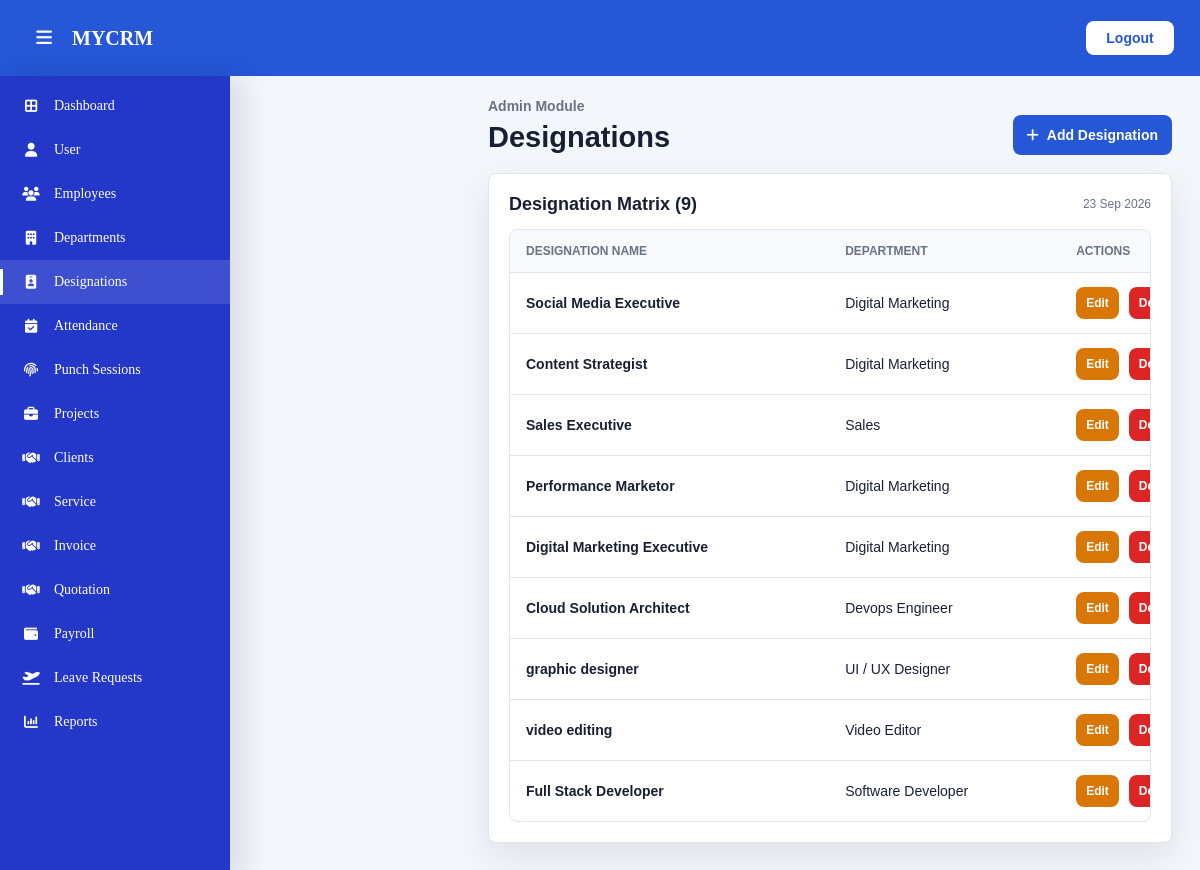
The page /dashboard/admin/designations/ (signed in) on the database its author committed.
### employees/models.py (models this page shows, shortened)
class Designation(models.Model):
    title      = models.CharField(max_length=100, unique=True)
    department = models.ForeignKey(
        Department,
        on_delete=models.SET_NULL,
        null=True, blank=True,
        related_name="designations"
    )
    created_at = models.DateTimeField(auto_now_add=True)

class Department(models.Model):
    name       = models.CharField(max_length=100, unique=True)
    created_at = models.DateTimeField(auto_now_add=True)

### dashboard/views.py (the view)
# urls.py: path("admin/designations/", designation_list, name="designation_list"),
@login_required
def designation_list(request):
    designations = Designation.objects.select_related('department').all().order_by('-created_at')
    search = request.GET.get('search', '')
    if search:
        designations = designations.filter(
            Q(title__icontains=search) |
            Q(department__name__icontains=search)
        )
    context = {
        'designations': designations,
        'departments': Department.objects.all().order_by('name'),
        'current_date': timezone.now().strftime('%d %b %Y'),
    }
    return render(request, "admin/designation.html", context)

### accounts/utils.py (called while the page is built)
def is_mobile_device(request):
    user_agent = request.META.get('HTTP_USER_AGENT', '').lower()
    mobile_keywords = [
        'android', 'iphone', 'ipad', 'ipod', 'blackberry',
        'windows phone', 'opera mini', 'mobile', 'webos',
        'iemobile', 'silk'
    ]
    for keyword in mobile_keywords:
        if keyword in user_agent:
            return True
    return False

### dashboard/templates/admin/designation.html (shortened to what this page needs)
{% extends "dashboard/admin_base.html" %}
{% load static %}
{% block extra_css %}
<link rel="stylesheet" href="{% static 'css/admin/designation.css' %}">
{% endblock %}
{% block content %}
<main class="mycrm-main">
    <section class="mycrm-content">
        <div class="mycrm-page-heading">
            <div>
                <p class="mycrm-eyebrow">Admin Module</p>
                <h1>Designations</h1>
            </div>
            <div class="mycrm-page-heading-actions">
                <button class="mycrm-btn" type="button" data-mycrm-add>
                    <i class="fa-solid fa-plus"></i>
                    Add Designation
                </button>
            </div>
        </div>
        <div class="mycrm-card">
            <div class="mycrm-card-header">
                <h2 id="designationTitle">Designation Matrix ({{ designations|length }})</h2>
                <span>{{ current_date }}</span>
            </div>
            <div class="mycrm-table-wrap">
                <table class="mycrm-table" data-mycrm-table>
                    <thead>
                        <tr>
                            <th>Designation Name</th>
                            <th>Department</th>
                            <th>Actions</th>
                        </tr>
                    </thead>
                    <tbody id="desigTableBody">
                        {% for desig in designations %}
                        <tr data-desig-id="{{ desig.id }}">
                            <td>
                                <strong class="desig-title">{{ desig.title }}</strong>
                            </td>
                            <td>
                                <span class="desig-dept">{{ desig.department.name|default:"-" }}</span>
                            </td>
                            <td>
                                <div class="mycrm-actions-row">
                                    <button
                                        class="mycrm-btn mycrm-btn-warning mycrm-btn-sm"
                                        type="button"
                                        data-mycrm-edit="{{ desig.id }}"
                                        data-desig-title="{{ desig.title }}"
                                        data-desig-dept="{{ desig.department_id|default:'' }}">
                                        Edit
                                    </button>
                                    <button
                                        class="mycrm-btn mycrm-btn-danger mycrm-btn-sm"
                                        type="button"
                                        data-mycrm-delete="{{ desig.id }}"
                                        data-desig-title="{{ desig.title }}">
                                        Delete
                                    </button>
                                </div>
                            </td>
                        </tr>
                        {% empty %}
                        <tr id="emptyRow">
                            <td colspan="3" style="text-align:center;padding:28px;color:#687385;">
                                No Designations Found
                            </td>
                        </tr>
                        {% endfor %}
                    </tbody>
                </table>
            </div>
        </div>
    </section>
</main>
{% endblock %}

### static/css/admin/layout.css (style rules this page uses)
.mycrm-admin .mycrm-main { min-height: 100vh; margin-left: var(--mycrm-sidebar-width); transition: margin-left 0.22s ease; }
.mycrm-admin .mycrm-content { padding: calc(var(--mycrm-topbar-height) + 22px) 28px 36px; }

### static/css/admin/designation.css (style rules this page uses)
.mycrm-admin .mycrm-topbar-left, .mycrm-admin .mycrm-topbar-actions, .mycrm-admin .mycrm-actions-row, .mycrm-admin .mycrm-page-heading-actions { display: flex; align-items: center; gap: 10px; }
.mycrm-admin .mycrm-main { min-height: 100vh; margin-left: var(--mycrm-sidebar-width); transition: margin-left 0.22s ease; }
.mycrm-admin .mycrm-content { padding: calc(var(--mycrm-topbar-height) + 22px) 28px 36px; }
.mycrm-admin .mycrm-page-heading { display: flex; align-items: flex-end; justify-content: space-between; gap: 18px; margin-bottom: 18px; }
.mycrm-admin .mycrm-eyebrow { margin: 0 0 6px; color: var(--mycrm-muted); font-weight: 600; }
.mycrm-admin .mycrm-page-heading h1 { margin: 0; font-size: 29px; line-height: 1.2; }
.mycrm-admin .mycrm-card, .mycrm-admin .mycrm-stat-card { border: 1px solid var(--mycrm-line); border-radius: var(--mycrm-radius); background: var(--mycrm-card); box-shadow: var(--mycrm-shadow); }
.mycrm-admin .mycrm-card { padding: 20px; }
.mycrm-admin .mycrm-card-header { display: flex; align-items: center; justify-content: space-between; gap: 12px; margin-bottom: 14px; }
.mycrm-admin .mycrm-card-header h2, .mycrm-admin .mycrm-report-panel h2, .mycrm-admin .mycrm-modal-header h2 { margin: 0; font-size: 18px; }
.mycrm-admin .mycrm-card-header span { color: var(--mycrm-muted); font-size: 12px; }
.mycrm-admin .mycrm-table-wrap { width: 100%; overflow-x: auto; border: 1px solid var(--mycrm-line); border-radius: var(--mycrm-radius); }
.mycrm-admin .mycrm-table { width: 100%; min-width: 760px; border-collapse: collapse; }
.mycrm-admin .mycrm-table th, .mycrm-admin .mycrm-table td { padding: 14px 16px; border-bottom: 1px solid var(--mycrm-line); text-align: left; white-space: nowrap; }
.mycrm-admin .mycrm-table th { background: #f7f9fc; color: var(--mycrm-muted); font-size: 12px; font-weight: 800; text-transform: uppercase; }
.mycrm-admin .mycrm-table tr:last-child td { border-bottom: 0; }
.mycrm-admin .mycrm-btn, .mycrm-admin .mycrm-icon-btn, .mycrm-admin .mycrm-logout-btn, .mycrm-admin .mycrm-tab-btn { border: 0; border-radius: var(--mycrm-radius); font: inherit; cursor: pointer; }
.mycrm-admin .mycrm-btn, .mycrm-admin .mycrm-logout-btn { min-height: 40px; display: inline-flex; align-items: center; justify-content: center; gap: 8px; padding: 0 14px; background: var(--mycrm-primary); color: #fff; font-weight: 700; }
.mycrm-admin .mycrm-btn-warning { background: var(--mycrm-warning); color: #fff; }
.mycrm-admin .mycrm-btn-danger { background: var(--mycrm-danger); color: #fff; }
.mycrm-admin .mycrm-btn-sm { min-height: 32px; padding: 0 10px; font-size: 12px; }

### rows shown on the page
Designation: title "Social Media Executive", department.name "Digital Marketing"
Designation: title "Content Strategist", department.name "Digital Marketing"
Designation: title "Sales Executive", department.name "Sales"
Designation: title "Performance Marketor", department.name "Digital Marketing"
Designation: title "Digital Marketing Executive", department.name "Digital Marketing"
Designation: title "Cloud Solution Architect", department.name "Devops Engineer"
Designation: title "graphic designer", department.name "UI / UX Designer"
Designation: title "video editing", department.name "Video Editor"
Designation: title "Full Stack Developer", department.name "Software Developer"

### other values the page prints
{{ designations|length }} "9"
